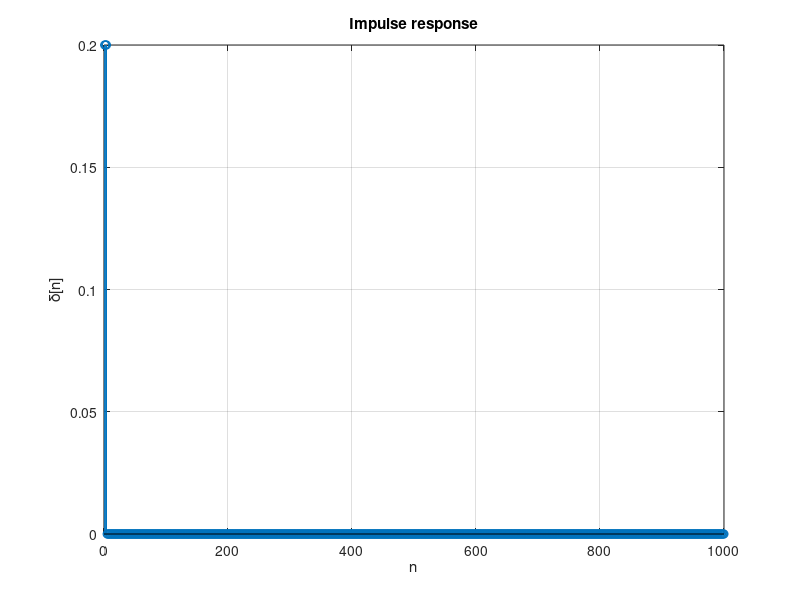

The MATLAB script that drew this image:
% the impulse response is found by x[n] = delta[n]
M = 5;
n = 0:1000;
u = ones(1,1000);
ushift = [ zeros(1,M - 1) , ones(1,1000 - M + 1)];
disp(ushift);
disp(u);

h = u - ushift;
h = 1/M * h;

figure;
stem(1:length(h),h);
title('Impulse response');
ylabel('\delta[n]');
xlabel('n');
grid on;